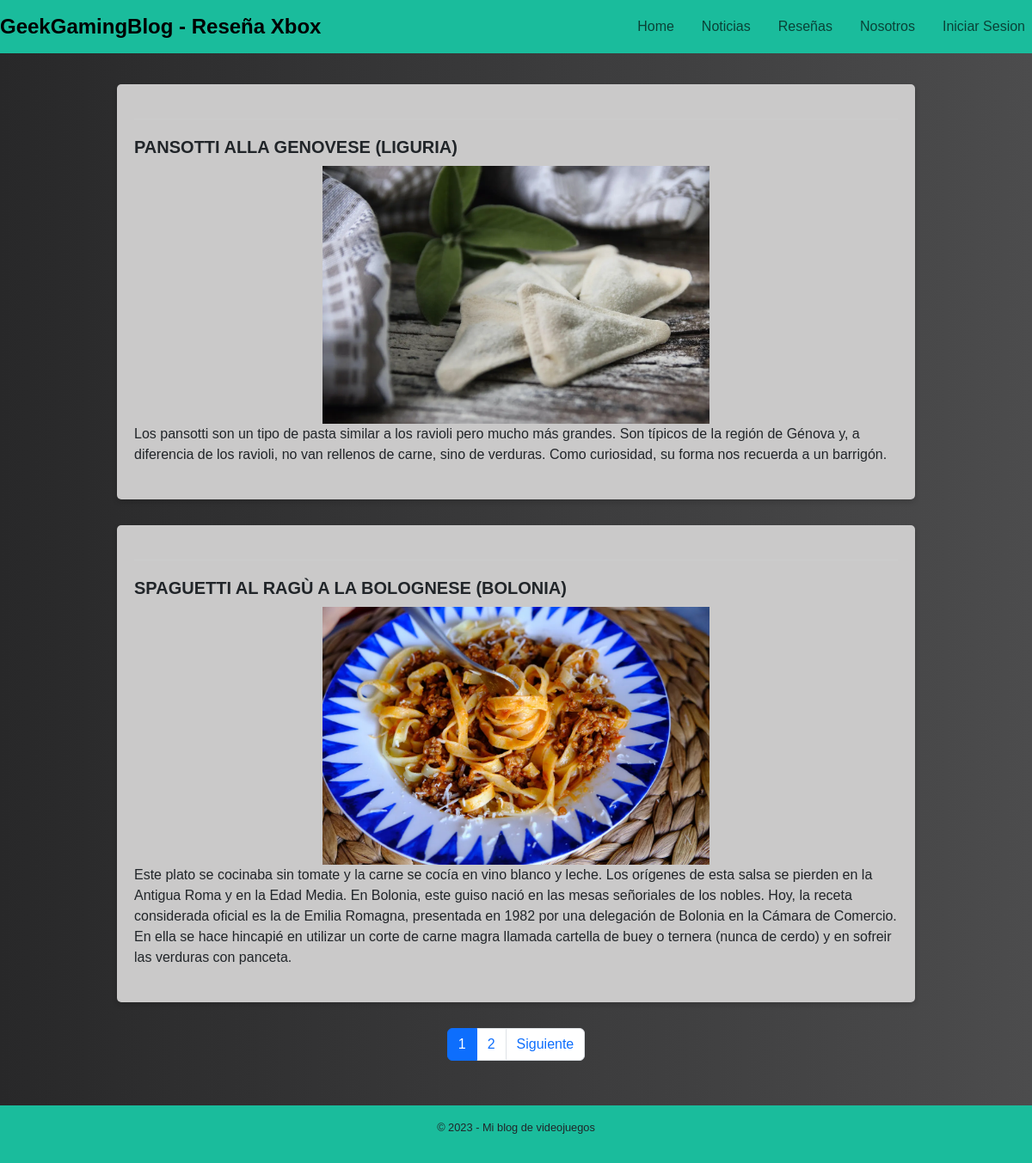
Screenshot of /resenaXbox/ with the database file from the repository.
### core/models.py (models this page shows, shortened)
class Resena_Xbox(models.Model):
    titulo = models.CharField(max_length=200)
    imagen = models.ImageField(upload_to='post_images')
    contenido = models.TextField()

### core/views.py (the view)
# urls.py: path('resenaXbox/', resenaXbox, name='resenaXbox'),
def resenaXbox(request):
    resenas_xbox = Resena_Xbox.objects.all()
    page = request.GET.get('page', 1)
    try:
        paginator = Paginator(resenas_xbox, 2)
        resenas_xbox = paginator.page(page)
    except:
        raise Http404
    data = {
        'entity': resenas_xbox,
        'paginator': paginator
    }
    return render(request, 'core/resenaXbox.html', data)

### core/templates/core/resenaXbox.html (shortened to what this page needs)
<!DOCTYPE html>
<html lang="es">
<head>
	{% load static %}
	<link href="https://cdn.jsdelivr.net/npm/bootstrap@5.3.0-alpha3/dist/css/bootstrap.min.css" rel="stylesheet"
>
		<link rel="stylesheet" type="text/css" href="{% static 'core/css/estiloResenaXbox.css' %}">
</head>
<body>
	<nav class="navbar navbar-expand-lg">
		<a class="navbar-brand" href="#">GeekGamingBlog - Reseña Xbox</a>
		<div class="collapse navbar-collapse" id="navbarNavAltMarkup">
			<div class="navbar-nav mr-auto">
				<a class="nav-item nav-link" href="{% url 'home' %}">Home</a>
				<a class="nav-item nav-link" href="{% url 'news' %}">Noticias</a>
				<a class="nav-item nav-link" href="{% url 'resena' %}">Reseñas</a>
				<a class="nav-item nav-link" href="{% url 'about' %}">Nosotros</a>
				{% if request.session.is_authenticated %}
				<a class="nav-item nav-link" href="{% url 'perfilUsuario' %}">Perfil Usuario</a>
				<a class="nav-item nav-link welcome-message" href="#">Bienvenido {{ request.session.nombre_usuario }}</a>
				<form method="POST" action="{% url 'logout' %}">
					{% csrf_token %}
					<button type="submit" class="btn btn-link nav-item nav-link logout-button">Cerrar sesión</button>
				</form>
				{% else %}
				<a class="nav-login nav-link" href="{% url 'login' %}">Iniciar Sesion</a>
				{% endif %}
			</div>
		</div>
	</nav>
	<main>
		<div class="container">
			<div class="row">
				{% if entity %}
					<section>
						{% for p in entity %}
							<div class="resenas_xbox">
								<article>
									<h3>{{ p.titulo }}</h3>
									<img src="{{ p.imagen.url }}" alt="imagen de {{ p.titulo }}" />
									<p>{{ p.contenido }}</p>
								</article>
							</div>
						{% endfor %}
					</section>
				{% else %}
					<p>No hay reseñas disponibles.</p>
				{% endif %}
			</div>
			<div>
				{% include 'core/paginator.html' %}
			</div>
		</div>
	</main>
	<footer>
		<p>&copy; 2023 - Mi blog de videojuegos</p>
	</footer>
</body>
</html>

### core/templates/core/paginator.html (shortened to what this page needs)
{% if paginator.num_pages > 1%}
<div class="d-flex justify-content-center">
    <ul class="pagination">
        {% for page in paginator.page_range %}
            {% if page < 7 or page == entity.number %}
            <li class="page-item {% if page == entity.number %}active{% endif %}">
                <a class="page-link" href="?page={{ page }}#pagtable">{{ page }}</a>
            </li>
            {% endif %}
        {% endfor %}
        {% if entity.has_next %}
            <li class="page-item d-none d-sm-block">
                <a class="page-link" href="?page={{ entity.next_page_number }}#pagtable">Siguiente</a>
            </li>
        {% endif %}
    </ul>
</div>
{% endif %}

### core/static/core/css/estiloResenaXbox.css (style rules this page uses)
body { background: #282829; background: -webkit-linear-gradient(to right, #282829, #4c4c4d); background: linear-gradient(to right, #282829, #4c4c4d); max-height: calc(100vh - (altura de la barra de navegación + altura del footer)); overflow-y: auto; font-family: Arial, sans-serif; }
nav { background: #1abc9c; background: -webkit-linear-gradient(to right, #1abc9c, #1abc9c); background: linear-gradient(to right, #1abc9c, #1abc9c); }
.navbar { background-color: #1abc9c; color: white; }
.navbar-brand { font-size: 1.5rem; font-weight: bold; }
.nav-item { margin-right: 1rem; }
.container { max-width: 1100px; margin: 0 auto; padding: 1rem; box-sizing: border-box; }
footer { text-align: center; padding: 1rem; background-color: #1abc9c; font-size: 0.8rem; }
.navbar-nav { margin-left: auto; }
.welcome-message, .nav-login { margin-left: auto; }
main { padding: 20px; font-family: sans-serif; }
.container { max-width: 960px; margin: 0 auto; }
.resenas_xbox { margin-bottom: 30px; padding: 20px; background-color: #cac9c9; border-radius: 5px; box-shadow: 0px 3px 6px rgba(0, 0, 0, 0.16); }
.resenas_xbox article { margin-top: 20px; padding-top: 20px; border-top: 1px solid #ccc; }
.resenas_xbox article img { display: block; max-width: 100%; margin: 0 auto; }
.resenas_xbox article h3 { font-size: 20px; font-weight: bold; margin-top: 0; margin-bottom: 10px; }
.resenas_xbox article p { line-height: 1.5; margin-bottom: 20px; }
.resenas_xbox img { max-height: 300px; width: auto; }

### rows the page displays
Resena_Xbox: titulo "PANSOTTI ALLA GENOVESE (LIGURIA)", imagen (picture), contenido "Los pansotti son un tipo de pasta similar a los ravioli pero mucho más grandes. Son típicos de la región de Génova y, a diferencia de los ravioli, no van rellenos de carne, sino de verduras. Como curiosidad, su forma nos recuerda a un barrigón."
Resena_Xbox: titulo "SPAGUETTI AL RAGÙ A LA BOLOGNESE (BOLONIA)", imagen (picture), contenido "Este plato se cocinaba sin tomate y la carne se cocía en vino blanco y leche. Los orígenes de esta salsa se pierden en la Antigua Roma y en la Edad Media. En Bolonia, este guiso nació en las mesas señoriales de los nobles. Hoy, la receta considerada oficial es la de Emilia Romagna, presentada en 1982 por una delegación de Bolonia en la Cámara de Comercio. En ella se hace hincapié en utilizar un corte de carne magra llamada cartella de buey o ternera (nunca de cerdo) y en sofreir las verduras con panceta."

### other values shown
{{ page }} "1" "2"
